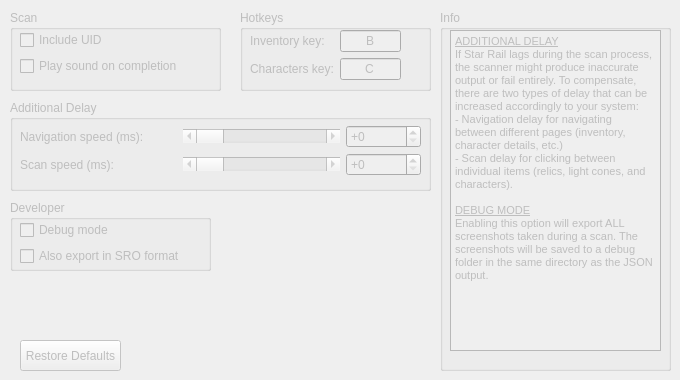
    <widget class="QWidget" name="Configure">
     <property name="enabled">
      <bool>false</bool>
     </property>
     <attribute name="title">
      <string>Configure</string>
     </attribute>
     <widget class="QGroupBox" name="groupBox_6">
      <property name="geometry">
       <rect>
        <x>240</x>
        <y>10</y>
        <width>191</width>
        <height>81</height>
       </rect>
      </property>
      <property name="title">
       <string>Hotkeys</string>
      </property>
      <widget class="QWidget" name="formLayoutWidget_4">
       <property name="geometry">
        <rect>
         <x>10</x>
         <y>20</y>
         <width>151</width>
         <height>52</height>
        </rect>
       </property>
       <layout class="QFormLayout" name="formLayout_5">
        <item row="0" column="0">
         <widget class="QLabel" name="label_9">
          <property name="text">
           <string>Inventory key:</string>
          </property>
         </widget>
        </item>
        <item row="1" column="0">
         <widget class="QLabel" name="label_10">
          <property name="text">
           <string>Characters key:</string>
          </property>
         </widget>
        </item>
        <item row="1" column="1">
         <widget class="KeyCaptureLineEdit" name="lineEditCharactersKey">
          <property name="focusPolicy">
           <enum>Qt::ClickFocus</enum>
          </property>
          <property name="text">
           <string>C</string>
          </property>
          <property name="maxLength">
           <number>999</number>
          </property>
          <property name="alignment">
           <set>Qt::AlignCenter</set>
          </property>
         </widget>
        </item>
        <item row="0" column="1">
         <widget class="KeyCaptureLineEdit" name="lineEditInventoryKey">
          <property name="focusPolicy">
           <enum>Qt::ClickFocus</enum>
          </property>
          <property name="text">
           <string>B</string>
          </property>
          <property name="maxLength">
           <number>999</number>
          </property>
          <property name="alignment">
           <set>Qt::AlignCenter</set>
          </property>
          <property name="clearButtonEnabled">
           <bool>false</bool>
          </property>
         </widget>
        </item>
       </layout>
      </widget>
     </widget>
     <widget class="QGroupBox" name="groupBox_7">
      <property name="geometry">
       <rect>
        <x>10</x>
        <y>10</y>
        <width>211</width>
        <height>81</height>
       </rect>
      </property>
      <property name="title">
       <string>Scan</string>
      </property>
      <widget class="QWidget" name="verticalLayoutWidget_2">
       <property name="geometry">
        <rect>
         <x>10</x>
         <y>20</y>
         <width>164</width>
         <height>48</height>
        </rect>
       </property>
       <layout class="QVBoxLayout" name="verticalLayout_4">
        <item>
         <widget class="QCheckBox" name="checkBoxIncludeUid">
          <property name="text">
           <string>Include UID</string>
          </property>
         </widget>
        </item>
        <item>
         <widget class="QCheckBox" name="checkBoxPlaySound">
          <property name="text">
           <string>Play sound on completion</string>
          </property>
         </widget>
        </item>
       </layout>
      </widget>
     </widget>
     <widget class="QGroupBox" name="groupBox_8">
      <property name="geometry">
       <rect>
        <x>10</x>
        <y>200</y>
        <width>201</width>
        <height>71</height>
       </rect>
      </property>
      <property name="title">
       <string>Developer</string>
      </property>
      <widget class="QWidget" name="verticalLayoutWidget">
       <property name="geometry">
        <rect>
         <x>10</x>
         <y>20</y>
         <width>181</width>
         <height>48</height>
        </rect>
       </property>
       <layout class="QVBoxLayout" name="verticalLayout_2">
        <item>
         <widget class="QCheckBox" name="checkBoxDebugMode">
          <property name="toolTip">
           <string>Saves ALL screenshots</string>
          </property>
          <property name="text">
           <string>Debug mode</string>
          </property>
         </widget>
        </item>
        <item>
         <widget class="QCheckBox" name="checkBoxSroFormat">
          <property name="toolTip">
           <string>Star Rail Optimizer</string>
          </property>
          <property name="text">
           <string>Also export in SRO format</string>
          </property>
         </widget>
        </item>
       </layout>
      </widget>
     </widget>
     <widget class="QGroupBox" name="groupBox_9">
      <property name="geometry">
       <rect>
        <x>10</x>
        <y>100</y>
        <width>421</width>
        <height>91</height>
       </rect>
      </property>
      <property name="title">
       <string>Additional Delay</string>
      </property>
      <widget class="QWidget" name="gridLayoutWidget_2">
       <property name="geometry">
        <rect>
         <x>10</x>
         <y>20</y>
         <width>401</width>
         <height>61</height>
        </rect>
       </property>
       <layout class="QGridLayout" name="gridLayout_2">
        <property name="verticalSpacing">
         <number>0</number>
        </property>
        <item row="1" column="1">
         <widget class="QScrollBar" name="horizontalScrollBarScanDelay">
          <property name="maximum">
           <number>5000</number>
          </property>
          <property name="singleStep">
           <number>100</number>
          </property>
          <property name="pageStep">
           <number>1000</number>
          </property>
          <property name="orientation">
           <enum>Qt::Horizontal</enum>
          </property>
         </widget>
        </item>
        <item row="0" column="0">
         <widget class="QLabel" name="label_11">
          <property name="toolTip">
           <string>Navigating between different pages (inventory, character details, etc.)</string>
          </property>
          <property name="text">
           <string>Navigation speed (ms):</string>
          </property>
          <property name="alignment">
           <set>Qt::AlignLeading|Qt::AlignLeft|Qt::AlignVCenter</set>
          </property>
         </widget>
        </item>
        <item row="1" column="0">
         <widget class="QLabel" name="label_13">
          <property name="toolTip">
           <string>Clicking between each individual item (relics, light cones, and characters)</string>
          </property>
          <property name="text">
           <string>Scan speed (ms):</string>
          </property>
          <property name="alignment">
           <set>Qt::AlignLeading|Qt::AlignLeft|Qt::AlignVCenter</set>
          </property>
         </widget>
        </item>
        <item row="0" column="2">
         <widget class="QSpinBox" name="spinBoxNavDelay">
          <property name="maximumSize">
           <size>
            <width>75</width>
            <height>16777215</height>
           </size>
          </property>
          <property name="wrapping">
           <bool>false</bool>
          </property>
          <property name="frame">
           <bool>true</bool>
          </property>
          <property name="readOnly">
           <bool>false</bool>
          </property>
          <property name="buttonSymbols">
           <enum>QAbstractSpinBox::UpDownArrows</enum>
          </property>
          <property name="correctionMode">
           <enum>QAbstractSpinBox::CorrectToNearestValue</enum>
          </property>
          <property name="showGroupSeparator" stdset="0">
           <bool>false</bool>
          </property>
          <property name="suffix">
           <string/>
          </property>
          <property name="prefix">
           <string>+</string>
          </property>
          <property name="minimum">
           <number>0</number>
          </property>
          <property name="maximum">
           <number>100000</number>
          </property>
          <property name="singleStep">
           <number>100</number>
          </property>
          <property name="value">
           <number>0</number>
          </property>
         </widget>
        </item>
        <item row="1" column="2">
         <widget class="QSpinBox" name="spinBoxScanDelay">
          <property name="correctionMode">
           <enum>QAbstractSpinBox::CorrectToNearestValue</enum>
          </property>
          <property name="prefix">
           <string>+</string>
          </property>
          <property name="maximum">
           <number>100000</number>
          </property>
          <property name="singleStep">
           <number>100</number>
          </property>
          <property name="value">
           <number>0</number>
          </property>
         </widget>
        </item>
        <item row="0" column="1">
         <widget class="QScrollBar" name="horizontalScrollBarNavDelay">
          <property name="sizeIncrement">
           <size>
            <width>0</width>
            <height>0</height>
           </size>
          </property>
          <property name="inputMethodHints">
           <set>Qt::ImhNone</set>
          </property>
          <property name="maximum">
           <number>5000</number>
          </property>
          <property name="singleStep">
           <number>100</number>
          </property>
          <property name="pageStep">
           <number>1000</number>
          </property>
          <property name="value">
           <number>0</number>
          </property>
          <property name="sliderPosition">
           <number>0</number>
          </property>
          <property name="orientation">
           <enum>Qt::Horizontal</enum>
          </property>
          <property name="invertedAppearance">
           <bool>false</bool>
          </property>
         </widget>
        </item>
       </layout>
      </widget>
     </widget>
     <widget class="QGroupBox" name="groupBox_11">
      <property name="geometry">
       <rect>
        <x>440</x>
        <y>10</y>
        <width>231</width>
        <height>361</height>
       </rect>
      </property>
      <property name="title">
       <string>Info</string>
      </property>
      <widget class="QTextEdit" name="textEdit_3">
       <property name="geometry">
        <rect>
         <x>10</x>
         <y>20</y>
         <width>211</width>
         <height>321</height>
        </rect>
       </property>
       <property name="readOnly">
        <bool>true</bool>
       </property>
       <property name="html">
        <string>&lt;!DOCTYPE HTML PUBLIC &quot;-//W3C//DTD HTML 4.0//EN&quot; &quot;http://www.w3.org/TR/REC-html40/strict.dtd&quot;&gt;
&lt;html&gt;&lt;head&gt;&lt;meta name=&quot;qrichtext&quot; content=&quot;1&quot; /&gt;&lt;meta charset=&quot;utf-8&quot; /&gt;&lt;style type=&quot;text/css&quot;&gt;
p, li { white-space: pre-wrap; }
hr { height: 1px; border-width: 0; }
li.unchecked::marker { content: &quot;\2610&quot;; }
li.checked::marker { content: &quot;\2612&quot;; }
&lt;/style&gt;&lt;/head&gt;&lt;body style=&quot; font-family:'Segoe UI'; font-size:9pt; font-weight:400; font-style:normal;&quot;&gt;
&lt;p style=&quot; margin-top:0px; margin-bottom:0px; margin-left:0px; margin-right:0px; -qt-block-indent:0; text-indent:0px;&quot;&gt;&lt;span style=&quot; font-family:'MS Shell Dlg 2'; font-size:8.25pt; text-decoration: underline;&quot;&gt;ADDITIONAL DELAY&lt;/span&gt;&lt;/p&gt;
&lt;p style=&quot; margin-top:0px; margin-bottom:0px; margin-left:0px; margin-right:0px; -qt-block-indent:0; text-indent:0px;&quot;&gt;&lt;span style=&quot; font-family:'MS Shell Dlg 2'; font-size:8.25pt;&quot;&gt;If Star Rail lags during the scan process, the scanner might produce inaccurate output or fail entirely. To compensate, there are two types of delay that can be increased accordingly to your system:&lt;/span&gt;&lt;/p&gt;
&lt;p style=&quot; margin-top:0px; margin-bottom:0px; margin-left:0px; margin-right:0px; -qt-block-indent:0; text-indent:0px;&quot;&gt;&lt;span style=&quot; font-family:'MS Shell Dlg 2'; font-size:8pt;&quot;&gt;- Navigation delay for navigating between different pages (inventory, character details, etc.)&lt;/span&gt;&lt;/p&gt;
&lt;p style=&quot; margin-top:0px; margin-bottom:0px; margin-left:0px; margin-right:0px; -qt-block-indent:0; text-indent:0px;&quot;&gt;&lt;span style=&quot; font-family:'MS Shell Dlg 2'; font-size:8pt;&quot;&gt;- Scan delay for clicking between individual items (relics, light cones, and characters).&lt;/span&gt;&lt;/p&gt;
&lt;p style=&quot;-qt-paragraph-type:empty; margin-top:0px; margin-bottom:0px; margin-left:0px; margin-right:0px; -qt-block-indent:0; text-indent:0px; font-family:'MS Shell Dlg 2'; font-size:8pt;&quot;&gt;&lt;br /&gt;&lt;/p&gt;
&lt;p style=&quot; margin-top:0px; margin-bottom:0px; margin-left:0px; margin-right:0px; -qt-block-indent:0; text-indent:0px;&quot;&gt;&lt;span style=&quot; font-family:'MS Shell Dlg 2'; font-size:8.25pt; text-decoration: underline;&quot;&gt;DEBUG MODE&lt;/span&gt;&lt;/p&gt;
&lt;p style=&quot; margin-top:0px; margin-bottom:0px; margin-left:0px; margin-right:0px; -qt-block-indent:0; text-indent:0px;&quot;&gt;&lt;span style=&quot; font-family:'MS Shell Dlg 2'; font-size:8.25pt;&quot;&gt;Enabling this option will export ALL screenshots taken during a scan. The screenshots will be saved to a debug folder in the same directory as the JSON output.&lt;/span&gt;&lt;/p&gt;&lt;/body&gt;&lt;/html&gt;</string>
       </property>
      </widget>
      <widget class="QLabel" name="label_16">
       <property name="geometry">
        <rect>
         <x>10</x>
         <y>460</y>
         <width>71</width>
         <height>21</height>
        </rect>
       </property>
       <property name="text">
        <string>&lt;html&gt;&lt;head/&gt;&lt;body&gt;&lt;p&gt;&lt;a href=&quot;https://github.com/kel-z/HSR-Scanner/tree/main&quot;&gt;&lt;span style=&quot; text-decoration: underline; color:#0000ff;&quot;&gt;GitHub&lt;/span&gt;&lt;/a&gt;&lt;/p&gt;&lt;/body&gt;&lt;/html&gt;</string>
       </property>
       <property name="textFormat">
        <enum>Qt::RichText</enum>
       </property>
       <property name="openExternalLinks">
        <bool>true</bool>
       </property>
      </widget>
     </widget>
     <widget class="QPushButton" name="pushButtonRestoreDefaults">
      <property name="geometry">
       <rect>
        <x>20</x>
        <y>340</y>
        <width>101</width>
        <height>31</height>
       </rect>
      </property>
      <property name="text">
       <string>Restore Defaults</string>
      </property>
     </widget>
    </widget>
